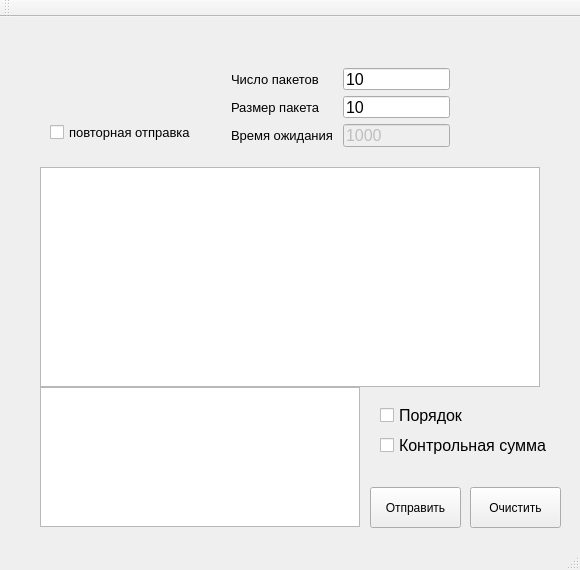
<?xml version="1.0" encoding="UTF-8"?>
<ui version="4.0">
 <class>MainWindow</class>
 <widget class="QMainWindow" name="MainWindow">
  <property name="geometry">
   <rect>
    <x>0</x>
    <y>0</y>
    <width>580</width>
    <height>570</height>
   </rect>
  </property>
  <property name="windowTitle">
   <string>Client</string>
  </property>
  <widget class="QWidget" name="centralWidget">
   <widget class="QPushButton" name="ClearButton">
    <property name="geometry">
     <rect>
      <x>470</x>
      <y>470</y>
      <width>91</width>
      <height>41</height>
     </rect>
    </property>
    <property name="text">
     <string>Очистить</string>
    </property>
   </widget>
   <widget class="QCheckBox" name="checkBox">
    <property name="geometry">
     <rect>
      <x>380</x>
      <y>390</y>
      <width>111</width>
      <height>17</height>
     </rect>
    </property>
    <property name="font">
     <font>
      <pointsize>12</pointsize>
     </font>
    </property>
    <property name="text">
     <string>Порядок </string>
    </property>
   </widget>
   <widget class="QTextBrowser" name="textBrowser">
    <property name="geometry">
     <rect>
      <x>40</x>
      <y>370</y>
      <width>320</width>
      <height>140</height>
     </rect>
    </property>
   </widget>
   <widget class="QPushButton" name="SendButton">
    <property name="geometry">
     <rect>
      <x>370</x>
      <y>470</y>
      <width>91</width>
      <height>41</height>
     </rect>
    </property>
    <property name="text">
     <string>Отправить</string>
    </property>
   </widget>
   <widget class="QWidget" name="horizontalLayoutWidget">
    <property name="geometry">
     <rect>
      <x>40</x>
      <y>10</y>
      <width>362</width>
      <height>22</height>
     </rect>
    </property>
    <layout class="QHBoxLayout" name="horizontalLayout">
     <item>
      <widget class="QLabel" name="label_ip_2">
       <property name="font">
        <font>
         <pointsize>12</pointsize>
        </font>
       </property>
       <property name="text">
        <string>адрес</string>
       </property>
      </widget>
     </item>
     <item>
      <widget class="QLineEdit" name="lineAddress_2"/>
     </item>
     <item>
      <widget class="QLabel" name="label_port_2">
       <property name="font">
        <font>
         <pointsize>12</pointsize>
        </font>
       </property>
       <property name="text">
        <string>порт</string>
       </property>
      </widget>
     </item>
     <item>
      <widget class="QLineEdit" name="linePort_2"/>
     </item>
    </layout>
   </widget>
   <widget class="QCheckBox" name="checkBox_sum">
    <property name="geometry">
     <rect>
      <x>380</x>
      <y>420</y>
      <width>181</width>
      <height>17</height>
     </rect>
    </property>
    <property name="font">
     <font>
      <pointsize>12</pointsize>
     </font>
    </property>
    <property name="text">
     <string>Контрольная сумма</string>
    </property>
   </widget>
   <widget class="QPlainTextEdit" name="plainTextEdit">
    <property name="geometry">
     <rect>
      <x>40</x>
      <y>150</y>
      <width>500</width>
      <height>220</height>
     </rect>
    </property>
   </widget>
   <widget class="QWidget" name="formLayoutWidget">
    <property name="geometry">
     <rect>
      <x>220</x>
      <y>40</y>
      <width>241</width>
      <height>101</height>
     </rect>
    </property>
    <layout class="QFormLayout" name="formLayout">
     <property name="rowWrapPolicy">
      <enum>QFormLayout::DontWrapRows</enum>
     </property>
     <item row="2" column="1">
      <widget class="QLineEdit" name="lineCountTcp">
       <property name="font">
        <font>
         <pointsize>12</pointsize>
        </font>
       </property>
       <property name="text">
        <string>10</string>
       </property>
      </widget>
     </item>
     <item row="3" column="0">
      <widget class="QLabel" name="label_SizeTcp">
       <property name="font">
        <font>
         <pointsize>10</pointsize>
        </font>
       </property>
       <property name="text">
        <string>Размер пакета</string>
       </property>
      </widget>
     </item>
     <item row="3" column="1">
      <widget class="QLineEdit" name="lineSizeTcp">
       <property name="font">
        <font>
         <pointsize>12</pointsize>
        </font>
       </property>
       <property name="text">
        <string>10</string>
       </property>
      </widget>
     </item>
     <item row="4" column="0">
      <widget class="QLabel" name="label_TimeTcp">
       <property name="font">
        <font>
         <pointsize>10</pointsize>
        </font>
       </property>
       <property name="text">
        <string>Время ожидания </string>
       </property>
      </widget>
     </item>
     <item row="4" column="1">
      <widget class="QLineEdit" name="lineTimeTcp">
       <property name="enabled">
        <bool>false</bool>
       </property>
       <property name="font">
        <font>
         <pointsize>12</pointsize>
        </font>
       </property>
       <property name="text">
        <string>1000</string>
       </property>
      </widget>
     </item>
     <item row="2" column="0">
      <widget class="QLabel" name="label_CountTcp">
       <property name="font">
        <font>
         <pointsize>10</pointsize>
        </font>
       </property>
       <property name="text">
        <string>Число пакетов</string>
       </property>
      </widget>
     </item>
    </layout>
   </widget>
   <widget class="QCheckBox" name="checkBox_Retry">
    <property name="geometry">
     <rect>
      <x>50</x>
      <y>90</y>
      <width>141</width>
      <height>51</height>
     </rect>
    </property>
    <property name="font">
     <font>
      <pointsize>10</pointsize>
     </font>
    </property>
    <property name="text">
     <string>повторная отправка</string>
    </property>
   </widget>
  </widget>
  <widget class="QMenuBar" name="menuBar">
   <property name="geometry">
    <rect>
     <x>0</x>
     <y>0</y>
     <width>580</width>
     <height>21</height>
    </rect>
   </property>
  </widget>
  <widget class="QToolBar" name="mainToolBar">
   <attribute name="toolBarArea">
    <enum>TopToolBarArea</enum>
   </attribute>
   <attribute name="toolBarBreak">
    <bool>false</bool>
   </attribute>
  </widget>
  <widget class="QStatusBar" name="statusBar"/>
 </widget>
 <layoutdefault spacing="6" margin="11"/>
 <resources/>
 <connections/>
</ui>
